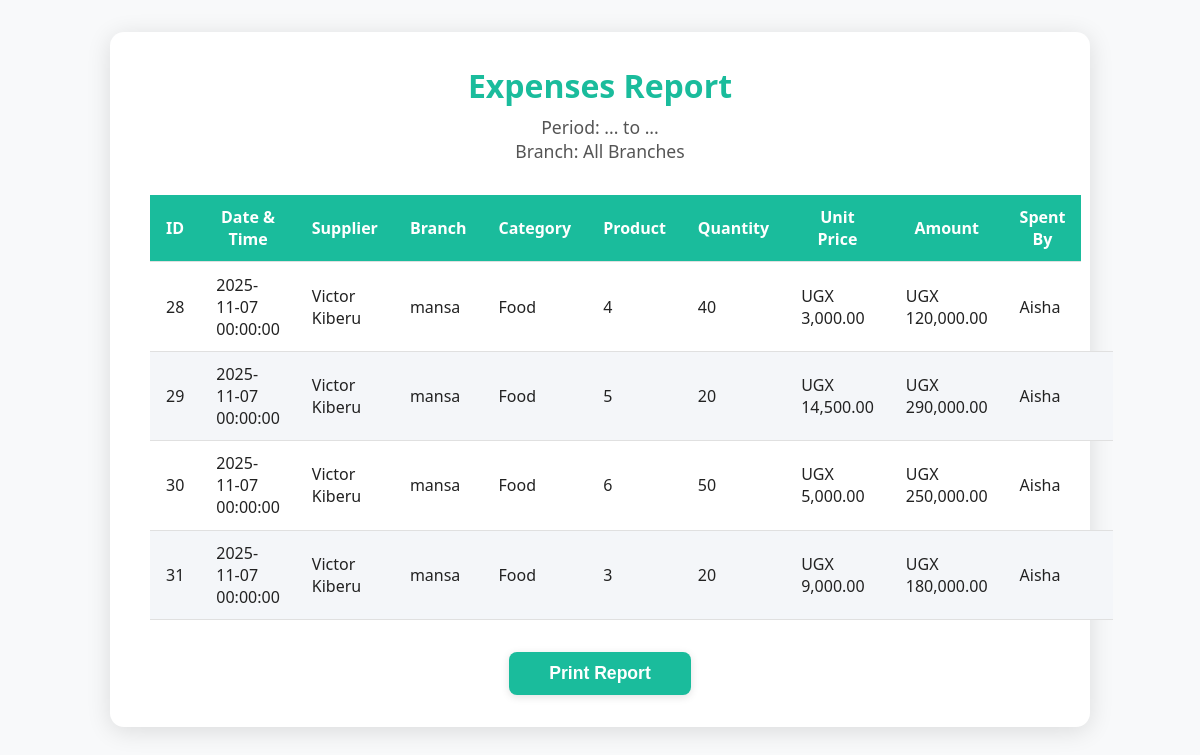
/pages/reports_generator.php (signed in), run on the app's committed database.
### tables this page shows
CREATE TABLE `expenses` (
  `id` int(11) NOT NULL,
  `date` datetime NOT NULL DEFAULT current_timestamp(),
  `supplier_id` int(11) NOT NULL,
  `branch-id` int(11) NOT NULL,
  `category` varchar(100) NOT NULL,
  `product` int(11) NOT NULL,
  `quantity` int(11) NOT NULL,
  `unit_price` decimal(12,2) NOT NULL,
  `amount` decimal(12,2) NOT NULL,
  `spent-by` int(11) NOT NULL,
  `description` text DEFAULT NULL
);

CREATE TABLE `suppliers` (
  `id` int(11) NOT NULL,
  `name` varchar(255) NOT NULL,
  `location` varchar(255) DEFAULT NULL,
  `created_at` timestamp NOT NULL DEFAULT current_timestamp(),
  `contact` varchar(255) DEFAULT NULL,
  `email` varchar(255) DEFAULT NULL
);

CREATE TABLE `branch` (
  `id` int(11) NOT NULL,
  `name` varchar(255) NOT NULL,
  `location` varchar(255) NOT NULL,
  `contact` int(11) NOT NULL,
  `branch-key` varchar(255) NOT NULL,
  `business_id` int(11) NOT NULL
);

CREATE TABLE `users` (
  `id` int(11) NOT NULL,
  `username` varchar(255) NOT NULL,
  `email` varchar(255) NOT NULL,
  `password` varchar(255) NOT NULL,
  `role` enum('admin','staff','manager','super') NOT NULL,
  `phone` int(11) NOT NULL,
  `branch-id` int(11) NOT NULL,
  `business_id` int(11) DEFAULT NULL,
  `created_at` datetime DEFAULT current_timestamp()
);

### pages/reports_generator.php (the view, shortened to what this page needs)
<?php
include '../includes/db.php';
$type = $_GET['type'] ?? 'expenses';
$date_from = $_GET['date_from'] ?? '';
$date_to = $_GET['date_to'] ?? '';
$branch = $_GET['branch'] ?? '';
function getBranchName($conn, $branchId) {
    if (!$branchId) return 'All Branches';
    $res = $conn->query("SELECT name FROM branch WHERE id=" . intval($branchId));
    $row = $res ? $res->fetch_assoc() : null;
    return $row ? $row['name'] : 'Branch ' . $branchId;
}
$where = [];
$whereClause = count($where) ? "WHERE " . implode(' AND ', $where) : "";
$report_title = '';
$thead = '';
$rows = [];
if ($type === 'expenses') {
    $report_title = 'Expenses Report';
    $thead = '<tr>
        <th>ID</th><th>Date & Time</th><th>Supplier</th><th>Branch</th><th>Category</th>
        <th>Product</th><th>Quantity</th><th>Unit Price</th><th>Amount</th><th>Spent By</th>
    </tr>';
    $sql = "
        SELECT e.*, u.username, b.name AS branch_name, s.name AS supplier_name
        FROM expenses e
        LEFT JOIN users u ON e.`spent-by` = u.id
        LEFT JOIN branch b ON e.`branch-id` = b.id
        LEFT JOIN suppliers s ON e.supplier_id = s.id
        $whereClause
        ORDER BY e.date DESC
        LIMIT 500
    ";
    $res = $conn->query($sql);
    while ($row = $res->fetch_assoc()) $rows[] = $row;
}
?>
<!DOCTYPE html>
<html>
<head>
    <link rel="stylesheet" href="assets/css/reports_generator.css">
</head>
<body>
    <div class="report-container">
        <div class="report-header">
            <div class="report-title"><?= htmlspecialchars($report_title) ?></div>
            <div class="report-meta">
                Period: <?= htmlspecialchars($date_from ?: '...') ?> to <?= htmlspecialchars($date_to ?: '...') ?> <br>
                Branch: <?= htmlspecialchars(getBranchName($conn, $branch)) ?>
            </div>
        </div>
        <table class="report-table">
            <thead><?= $thead ?></thead>
            <tbody>
                <?php if ($type === 'expenses'): ?>
                    <?php foreach ($rows as $row): ?>
                        <tr>
                            <td><?= htmlspecialchars($row['id']) ?></td>
                            <td><?= htmlspecialchars($row['date']) ?></td>
                            <td><?= htmlspecialchars($row['supplier_name']) ?></td>
                            <td><?= htmlspecialchars($row['branch_name']) ?></td>
                            <td><?= htmlspecialchars($row['category']) ?></td>
                            <td><?= htmlspecialchars($row['product']) ?></td>
                            <td><?= htmlspecialchars($row['quantity']) ?></td>
                            <td>UGX <?= number_format($row['unit_price'],2) ?></td>
                            <td>UGX <?= number_format($row['amount'],2) ?></td>
                            <td><?= htmlspecialchars($row['username']) ?></td>
                            <td><?= htmlspecialchars($row['description']) ?></td>
                        </tr>
                    <?php endforeach; ?>
                <?php else: ?>
                    <tr><td colspan="20" style="text-align:center;color:#888;">No data found.</td></tr>
                <?php endif; ?>
            </tbody>
        </table>
        <button class="print-btn" onclick="window.print()">Print Report</button>
    </div>
</body>
</html>

### pages/assets/css/reports_generator.css (style rules this page uses)
body { font-family: 'Segoe UI', Arial, sans-serif; background: #f8f9fa; color: #222; margin: 0; padding: 0; }
.report-container { max-width: 900px; margin: 2rem auto; background: #fff; border-radius: 14px; box-shadow: 0 4px 24px rgba(0, 0, 0, 0.12); padding: 2rem 2.5rem; }
.report-header { text-align: center; margin-bottom: 2rem; }
.report-title { font-size: 2rem; font-weight: bold; color: #1abc9c; margin-bottom: 0.5rem; }
.report-meta { font-size: 1.1rem; color: #555; margin-bottom: 1rem; }
.report-table { width: 100%; border-collapse: collapse; margin-bottom: 2rem; }
.report-table th, .report-table td { padding: 0.7rem 1rem; border-bottom: 1px solid #e0e0e0; font-size: 1rem; }
.report-table th { background: #1abc9c; color: #fff; font-weight: 600; }
.report-table tbody tr:nth-child(even) { background: #f4f6f9; }
.print-btn { display: block; margin: 2rem auto 0 auto; padding: 0.7rem 2.5rem; font-size: 1.1rem; background: #1abc9c; color: #fff; border: none; border-radius: 8px; font-weight: bold; cursor: pointer; box-shadow: 0 2px 8px rgba(0, 0, 0, 0.12); transition: background 0.2s; }

### data on the page
expenses: id "28", date "2025-11-07 00:00:00", supplier.name "Victor Kiberu", branch_name "mansa", category "Food", product "4", quantity "40", unit_price "3,000.00", amount "120,000.00", username "Aisha"
expenses: id "29", date "2025-11-07 00:00:00", supplier.name "Victor Kiberu", branch_name "mansa", category "Food", product "5", quantity "20", unit_price "14,500.00", amount "290,000.00", username "Aisha"
expenses: id "30", date "2025-11-07 00:00:00", supplier.name "Victor Kiberu", branch_name "mansa", category "Food", product "6", quantity "50", unit_price "5,000.00", amount "250,000.00", username "Aisha"
expenses: id "31", date "2025-11-07 00:00:00", supplier.name "Victor Kiberu", branch_name "mansa", category "Food", product "3", quantity "20", unit_price "9,000.00", amount "180,000.00", username "Aisha"

### other printed values
$report_title "Expenses Report"
$date_from ?: '...' "..."
$date_to ?: '...' "..."
getBranchName($conn, $branch) "All Branches"
